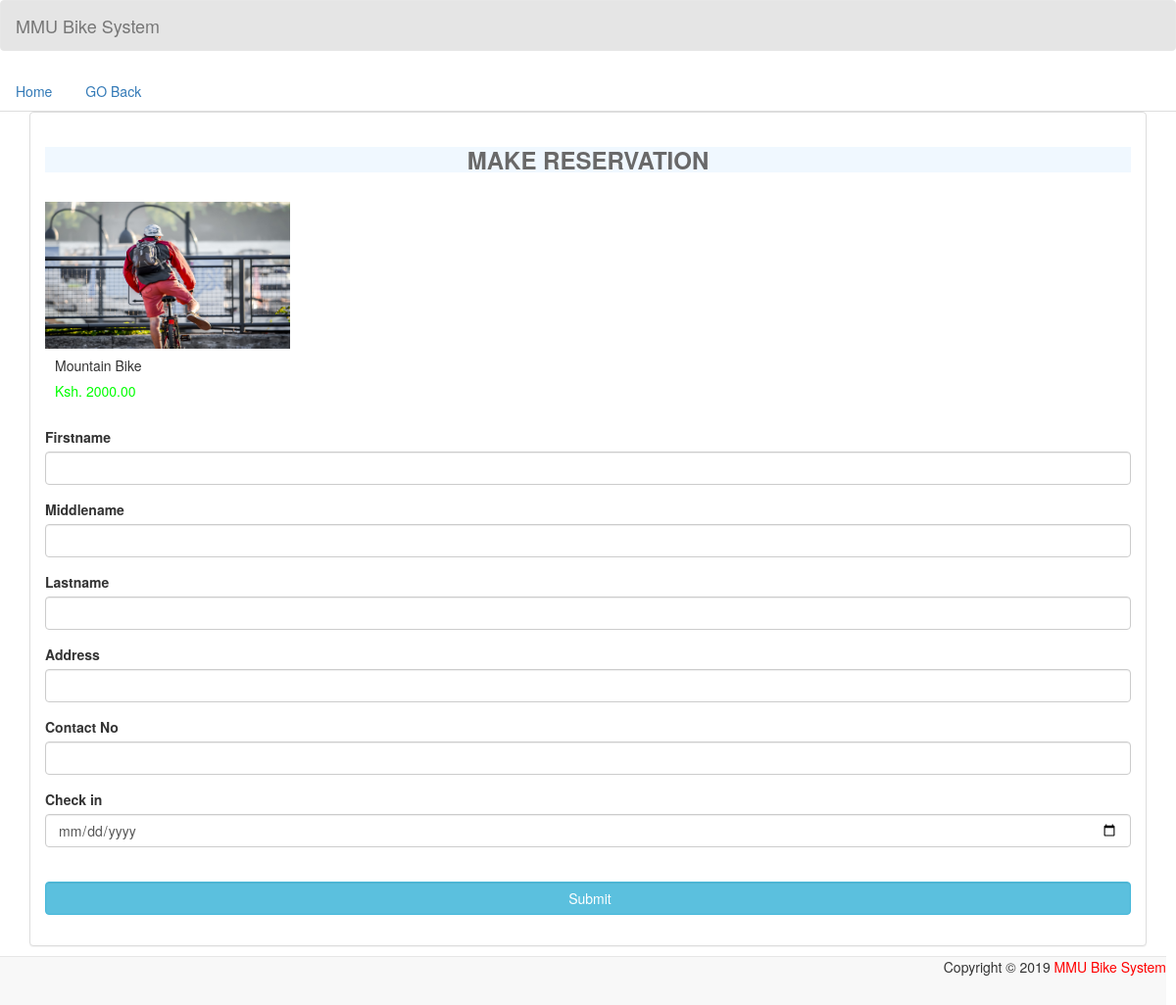
The page /add_reserve.php?bike_id=19 on the database its author committed.
### tables this page shows
CREATE TABLE `bike` (
  `bike_id` int(100) NOT NULL,
  `bike_type` varchar(100) NOT NULL,
  `price` varchar(100) NOT NULL,
  `photo` varchar(100) NOT NULL
);

### add_reserve.php (the view, shortened to what this page needs)
<!DOCTYPE html>
<html lang = "en">
	<head>
		<link rel = "stylesheet" type = "text/css" href = "css/bootstrap.css " />
		<link rel = "stylesheet" type = "text/css" href = "css/style1.css " />
	</head>
<body>
	<nav style = "background-color:rgba(0, 0, 0, 0.1);" class = "navbar navbar-default">
		<div  class = "container-fluid">
			<div class = "navbar-header">
				<a class = "navbar-brand" >MMU Bike System</a>
			</div>
		</div>
	</nav>
	<ul class="nav nav-tabs">
                    <li><a href="index.html" class="current">Home</a></li>
                    <li><a href="reservation.php">GO Back</a></li>
	</ul>
	<div  class = "container">
		<div class = "panel panel-default">
			<div class = "panel-body">
				<strong style="text-align:center;COLOR:#696969;"><h3><marquee style="background-color:#F0F8FF;"width="80%" vspace="0%" height="100%"behavior="alternate"><b>MAKE RESERVATION</b></marquee></h3></strong>
				<br />
				<?php
					require_once 'admin/connect.php';
					$query = $conn->query("SELECT * FROM `bike` WHERE `bike_id` = '$_REQUEST[bike_id]'") or die(mysql_error());
					$fetch = $query->fetch_array();
				?>
				<div style = "height:230px; width:330px;">
					<div >
						<img src = "photo/<?php echo $fetch['photo']?>" height = "150px" width = "250px">
					</div>
					<div style = "float:left; margin-left:10px;">
						<h5><?php echo $fetch['bike_type']?></h5>
						<h5 style = "color:#00ff00;"><?php echo "Ksh. ".$fetch['price'].".00";?></h5>
					</div>
				</div>
				<div class = "well-col-md-4" >
					<form method = "POST" enctype = "multipart/form-data">
						<div class = "form-group">
							<label>Firstname</label>
							<input type = "text" class = "form-control" name = "firstname" required = "required" />
						</div>
						<div class = "form-group">
							<label>Middlename</label>
							<input type = "text" class = "form-control" name = "middlename" required = "required" />
						</div>
						<div class = "form-group">
							<label>Lastname</label>
							<input type = "text" class = "form-control" name = "lastname" required = "required" />
						</div>
						<div class = "form-group">
							<label>Address</label>
							<input type = "text" class = "form-control" name = "address" required = "required" />
						</div>
						<div class = "form-group">
							<label>Contact No</label>
							<input type = "text" class = "form-control" name = "contactno" required = "required" />
						</div>
						<div class = "form-group">
							<label>Check in</label>
							<input type = "date" class = "form-control" name = "date" required = "required" />
						</div>
						<br />
						<div class = "form-group">
							<button class = "btn btn-info form-control" name = "add_guest"><i class = "glyphicon glyphicsson-save"></i> Submit</button>
						</div>
					</form>
				</div>
				<div class = "col-md-4"></div>
			</div>
		</div>
	</div>
	<br />
	<br />
	<div style = "text-align:right; margin-right:10px;" class = "navbar navbar-default navbar-fixed-bottom">
		    Copyright © 2019 <a style="color:red;"href="index.php">MMU Bike System</a>
	</div>
</body>
</html>

### css/style1.css (style rules this page uses)
input { outline: none; }

### rows shown on the page
bike: photo (picture), bike_type "Mountain Bike", price "2000"
